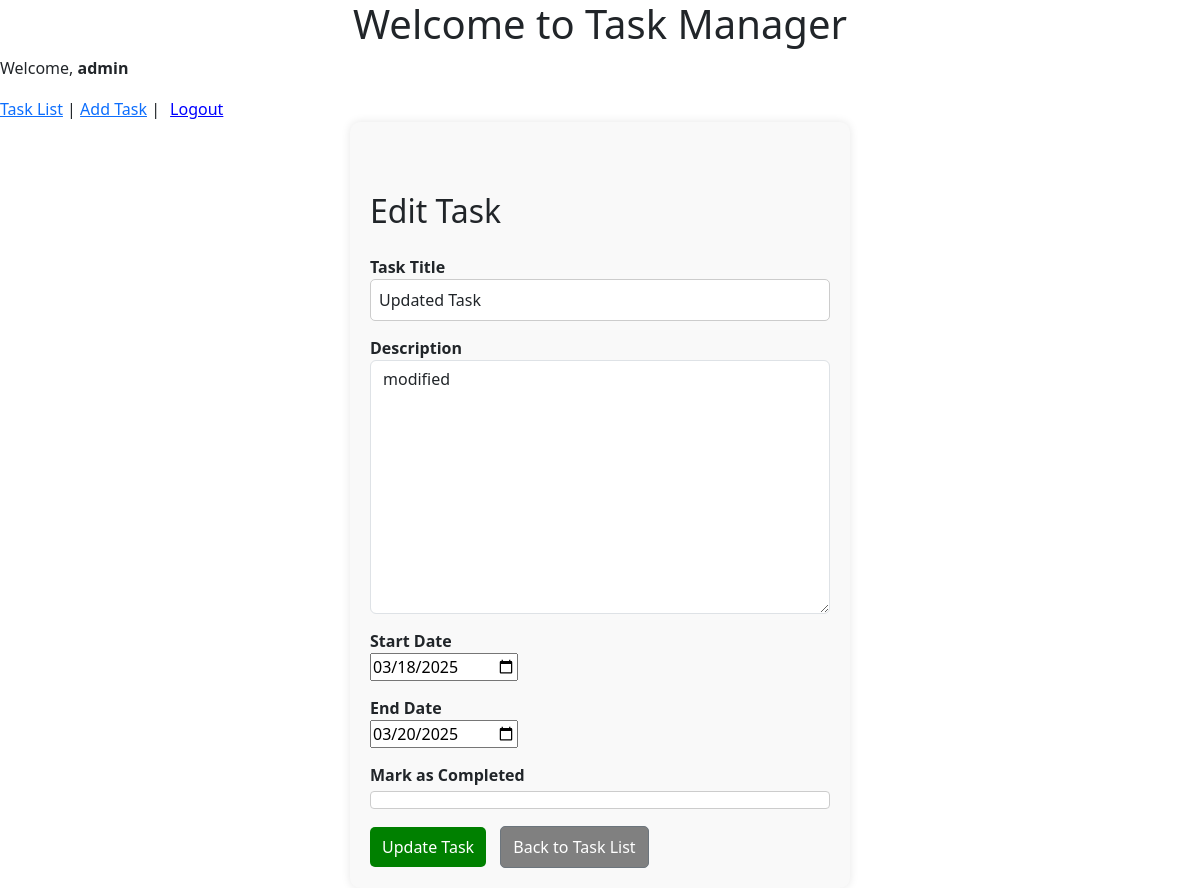
The app's page /edit/21/ (signed in) with its own data.
### tasks/models.py (models this page shows, shortened)
class Task(models.Model):
    user = models.ForeignKey(User, on_delete=models.CASCADE)  # Assign tasks to users
    title = models.CharField(max_length=200)  # Task name
    description = models.TextField(blank=True)  # Optional details
    start_date = models.DateField(null=True, blank=True)  # New field
    end_date = models.DateField(null=True, blank=True)  # New field
    completed = models.BooleanField(default=False)  # Task status
    created_at = models.DateTimeField(auto_now_add=True)  # Auto timestamp

### tasks/views.py (the view)
# urls.py: path('edit/<int:task_id>/', update_task, name='edit-task'),
@login_required
def update_task(request, task_id):
    task = get_object_or_404(Task, id=task_id, user=request.user)  # Fetch the task or return 404 # Ensure user owns the task
    if request.method == "POST":
        form = TaskForm(request.POST, instance=task)
        if form.is_valid():
            form.save()
            messages.success(request, "Task updated successfully!")
            return redirect('task-list')  # Redirect back to the task list
    else:
        form = TaskForm(instance=task)  # Pre-fill form with task data
    return render(request, 'tasks/edit_task.html', {'form': form})

### tasks/forms.py
class TaskForm(forms.ModelForm):
    start_date = forms.DateField(
        required=False, widget=forms.DateInput(attrs={'type': 'date'}))
    end_date = forms.DateField(
        required=False, widget=forms.DateInput(attrs={'type': 'date'}))
    class Meta:
        model = Task
        fields = ['title', 'description', 'start_date', 'end_date', 'completed']  # Include the fields you want in the form
        widgets = {
            'title': forms.TextInput(attrs={'class': 'form-control', 'placeholder': 'Enter task title'}),
            'completed': forms.CheckboxInput(attrs={'class': 'form-check-input'}),
            'description': forms.Textarea(attrs={'class': 'form-control', 'placeholder': 'Enter task description'}),
        }
    def __init__(self, *args, **kwargs):
        super(TaskForm, self).__init__(*args, **kwargs)
        self.fields["title"].widget.attrs.update({"placeholder": "Enter task title"})

### tasks/templates/tasks/edit_task.html (shortened to what this page needs)
{% extends 'base.html' %}
{% block content %}
<div class="container">
    <h2>Edit Task</h2>
    <div class="form-container">
        <form method="post">
            <div class="form-group">
                <label for="id_title">Task Title</label>
                {{ form.title }}
            </div>
            <div class="form-group">
                <label for="id_description">Description</label>
                {{ form.description }}
            </div>
            <div class="form-group">
                <label for="id_start_date">Start Date</label>
                {{ form.start_date }}
            </div>
            <div class="form-group">
                <label for="id_end_date">End Date</label>
                {{ form.end_date  }}
            </div>
            <div class="form-group">
                <label for="id_completed">Mark as Completed</label>
                {{ form.completed }}
            </div>
            <button type="submit" class="btn btn-success">Update Task</button>
            <a href="{% url 'task-list' %}" class="btn btn-secondary">Back to Task List</a>
        </form>
    </div>
</div>
{% endblock %}

### tasks/templates/base.html (shortened to what this page needs)
<!DOCTYPE html>
<html lang="en">
<head>
    <link href="https://cdn.jsdelivr.net/npm/bootstrap@5.3.0/dist/css/bootstrap.min.css" rel="stylesheet">
    <link href="https://cdn.jsdelivr.net/npm/bootstrap@5.3.2/dist/css/bootstrap.min.css" rel="stylesheet">
</head>
<body>
    <h1 class="text-center">Welcome to Task Manager</h1>
    {% if user.is_authenticated %}
        <p>Welcome, <strong>{{ user.username }}</strong></p>
        <a href="{% url 'task-list' %}">Task List</a> |
        <a href="{% url 'add-task' %}">Add Task</a> |
        <form id="logout-form" action="{% url 'logout' %}" method="post" style="display: inline;">
            <button type="button" onclick="confirmLogout()" style="background: none; border: none; color: blue; cursor: pointer; text-decoration: underline;">
                Logout
            </button>
        </form>
    {% else %}
        <a href="{% url 'login' %}" style="margin-right: 10px;">Login</a>
        <a href="{% url 'register' %}">Register</a>
    {% endif %}
    {% block content %}{% endblock %}
</body>
</html>

### tasks/templates/base.html (style rules this page uses)
h2 { margin-top: 50px; margin-bottom: 25px; }

### tasks/templates/tasks/edit_task.html (style rules this page uses)
.container { max-width: 500px; margin: auto; padding: 20px; border-radius: 10px; background: #f9f9f9; box-shadow: 0px 0px 10px rgba(0, 0, 0, 0.1); }
.form-group { margin-bottom: 15px; }
label { display: block; font-weight: bold; }
input[type="text"], input[type="checkbox"] { width: 100%; padding: 8px; border: 1px solid #ccc; border-radius: 5px; }
.btn { padding: 8px 12px; border-radius: 5px; text-decoration: none; display: inline-block; }
.btn-success { background: green; color: white; border: none; }
.btn-secondary { background: gray; color: white; margin-left: 10px; }

### records on screen
Task: title "Updated Task", description "modified", start_date "03/18/2025", end_date "03/20/2025"

### other values on screen
{{ user.username }} "admin"
